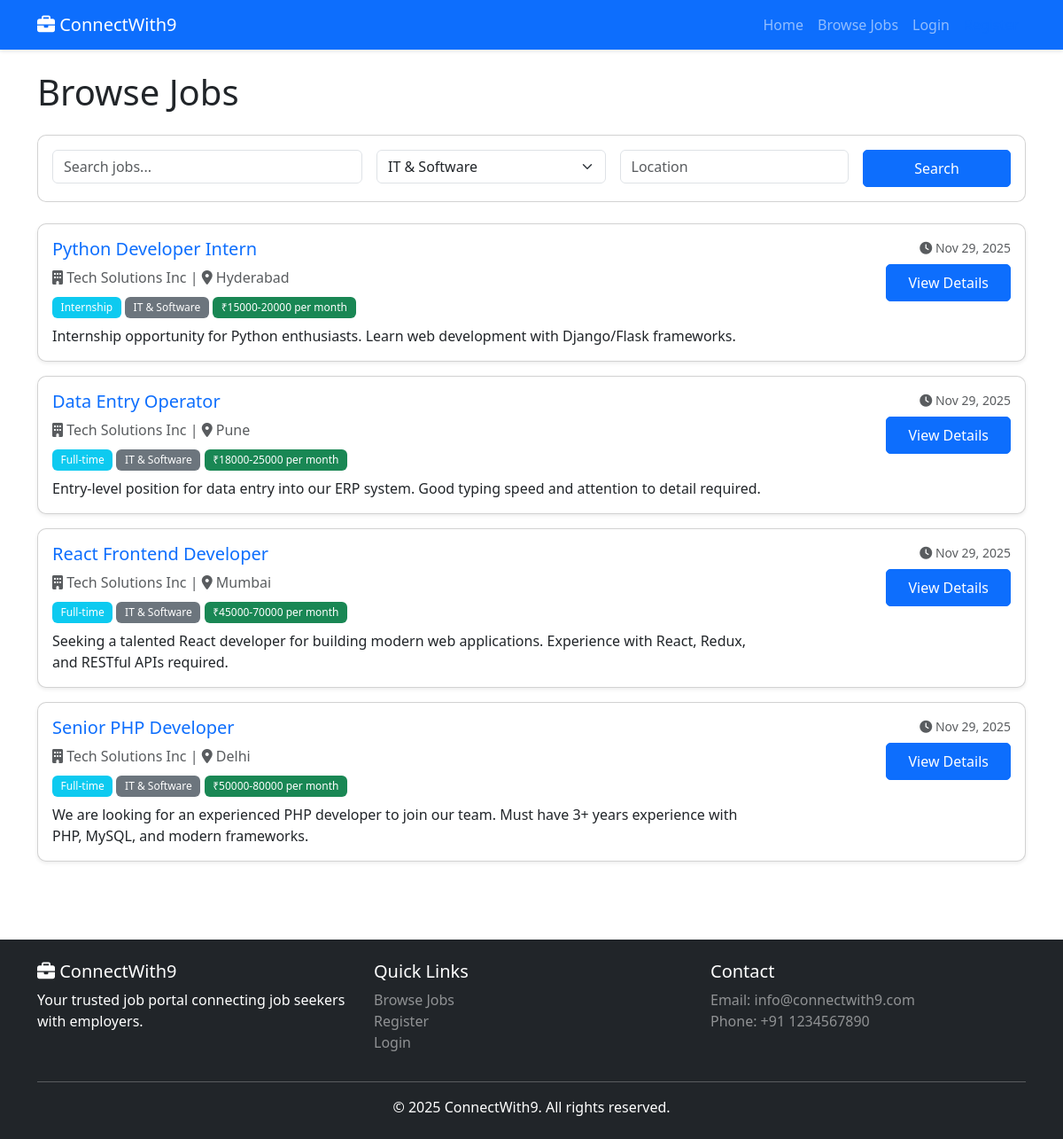
Screenshot of /jobs?category=1 with the database file from the repository.
### tables this page shows
CREATE TABLE IF NOT EXISTS jobs (
    id INT AUTO_INCREMENT PRIMARY KEY,
    title VARCHAR(255) NOT NULL,
    description TEXT NOT NULL,
    category_id INT NOT NULL,
    employer_id INT NOT NULL,
    location VARCHAR(100) NOT NULL,
    salary VARCHAR(50),
    type ENUM('Full-time','Part-time','Contract','Internship') DEFAULT 'Full-time',
    status ENUM('Pending','Approved','Rejected') DEFAULT 'Pending',
    created_at TIMESTAMP DEFAULT CURRENT_TIMESTAMP,
    FOREIGN KEY (category_id) REFERENCES categories(id) ON DELETE CASCADE,
    FOREIGN KEY (employer_id) REFERENCES users(id) ON DELETE CASCADE,
    INDEX idx_status (status),
    INDEX idx_category (category_id),
    INDEX idx_location (location),
    INDEX idx_created (created_at)
);

CREATE TABLE IF NOT EXISTS users (
    id INT AUTO_INCREMENT PRIMARY KEY,
    name VARCHAR(100) NOT NULL,
    email VARCHAR(100) NOT NULL UNIQUE,
    password VARCHAR(255) NOT NULL,
    type ENUM('jobseeker','employer','admin') DEFAULT 'jobseeker',
    verified TINYINT(1) DEFAULT 0,
    created_at TIMESTAMP DEFAULT CURRENT_TIMESTAMP,
    INDEX idx_email (email),
    INDEX idx_type (type)
);

CREATE TABLE IF NOT EXISTS categories (
    id INT AUTO_INCREMENT PRIMARY KEY,
    name VARCHAR(100) NOT NULL,
    slug VARCHAR(150) NOT NULL UNIQUE,
    INDEX idx_slug (slug)
);

### app/controllers/JobController.php (called while the page is built, shortened)
<?php
require_once __DIR__ . '/../../config/database.php';
require_once __DIR__ . '/../../includes/functions.php';
require_once __DIR__ . '/../../app/models/Job.php';
require_once __DIR__ . '/../../app/models/Category.php';
class JobController {
    private $jobModel;
    private $categoryModel;
    public function __construct() {
        $this->jobModel = new Job();
        $this->categoryModel = new Category();
    }
    public function index() {
        $page = isset($_GET['page']) ? (int)$_GET['page'] : 1;
        $filters = [
            'status' => JOB_STATUS_APPROVED,
            'limit' => JOBS_PER_PAGE,
            'offset' => ($page - 1) * JOBS_PER_PAGE
        ];
        if (!empty($_GET['category'])) {
            $filters['category_id'] = (int)$_GET['category'];
        }
        $jobs = $this->jobModel->getAll($filters);
        $categories = $this->categoryModel->getAll();
        require __DIR__ . '/../views/jobs/index.php';
    }
}

### config/database.php (called while the page is built, shortened)
<?php
class Database {
    private static $instance = null;
    private $conn;
    private function __construct() {
        try {
            $dsn = "mysql:host=" . DB_HOST . ";dbname=" . DB_NAME . ";charset=utf8mb4";
            $options = [
                PDO::ATTR_ERRMODE => PDO::ERRMODE_EXCEPTION,
                PDO::ATTR_DEFAULT_FETCH_MODE => PDO::FETCH_ASSOC,
                PDO::ATTR_EMULATE_PREPARES => false,
            ];
            $this->conn = new PDO($dsn, DB_USER, DB_PASS, $options);
        } catch (PDOException $e) {
            error_log("Database Connection Error: " . $e->getMessage());
            die("Database connection failed. Please try again later.");
        }
    }
    public static function getInstance() {
        if (self::$instance === null) {
            self::$instance = new self();
        }
        return self::$instance;
    }
    public function getConnection() {
        return $this->conn;
    }
}
function getDB() {
    return Database::getInstance()->getConnection();
}

### app/models/Category.php (called while the page is built, shortened)
<?php
require_once __DIR__ . '/../../config/database.php';
class Category {
    private $db;
    public function __construct() {
        $this->db = getDB();
    }
    public function getAll() {
        $sql = "SELECT c.*, COUNT(j.id) as job_count
                FROM categories c
                LEFT JOIN jobs j ON c.id = j.category_id AND j.status = 'Approved'
                GROUP BY c.id
                ORDER BY c.name ASC";
        $stmt = $this->db->prepare($sql);
        $stmt->execute();
        return $stmt->fetchAll();
    }
}

### app/models/Job.php (called while the page is built, shortened)
<?php
require_once __DIR__ . '/../../config/database.php';
class Job {
    private $db;
    public function __construct() {
        $this->db = getDB();
    }
    public function getAll($filters = []) {
        $sql = "SELECT j.*, u.name as employer_name, c.name as category_name, c.slug as category_slug
                FROM jobs j
                LEFT JOIN users u ON j.employer_id = u.id
                LEFT JOIN categories c ON j.category_id = c.id
                WHERE 1=1";
        $params = [];
        if (!empty($filters['status'])) {
            $sql .= " AND j.status = :status";
            $params[':status'] = $filters['status'];
        }
        if (!empty($filters['category_id'])) {
            $sql .= " AND j.category_id = :category_id";
            $params[':category_id'] = $filters['category_id'];
        }
        $sql .= " ORDER BY j.created_at DESC";
        if (!empty($filters['limit'])) {
            $sql .= " LIMIT :limit OFFSET :offset";
        }
        $stmt = $this->db->prepare($sql);
        foreach ($params as $key => $value) {
            $stmt->bindValue($key, $value);
        }
        if (!empty($filters['limit'])) {
            $stmt->bindValue(':limit', (int)$filters['limit'], PDO::PARAM_INT);
            $stmt->bindValue(':offset', (int)($filters['offset'] ?? 0), PDO::PARAM_INT);
        }
        $stmt->execute();
        return $stmt->fetchAll();
    }
}

### includes/functions.php (called while the page is built, shortened)
<?php
function formatDate($date, $format = 'M d, Y') {
    return date($format, strtotime($date));
}
function formatSalary($salary) {
    return '₹' . $salary . ' per month';
}
function truncate($text, $length = 100, $suffix = '...') {
    if (strlen($text) <= $length) {
        return $text;
    }
    return substr($text, 0, $length) . $suffix;
}

### app/views/jobs/index.php (the view, shortened to what this page needs)
<?php
require __DIR__ . '/../common/header.php';
?>
<div class="container">
    <h1 class="mb-4">Browse Jobs</h1>
    <div class="row mb-4">
        <div class="col-md-12">
            <form action="/jobs" method="GET" class="card p-3">
                <div class="row g-3">
                    <div class="col-md-4">
                        <input type="text" class="form-control" name="search" placeholder="Search jobs..." value="<?= htmlspecialchars($_GET['search'] ?? '') ?>">
                    </div>
                    <div class="col-md-3">
                        <select name="category" class="form-select">
                            <?php foreach ($categories as $cat): ?>
                                <option value="<?= $cat['id'] ?>" <?= (isset($_GET['category']) && $_GET['category'] == $cat['id']) ? 'selected' : '' ?>>
                                    <?= htmlspecialchars($cat['name']) ?>
                                </option>
                            <?php endforeach; ?>
                        </select>
                    </div>
                    <div class="col-md-3">
                        <input type="text" class="form-control" name="location" placeholder="Location" value="<?= htmlspecialchars($_GET['location'] ?? '') ?>">
                    </div>
                    <div class="col-md-2">
                        <button type="submit" class="btn btn-primary w-100">Search</button>
                    </div>
                </div>
            </form>
        </div>
    </div>
    <div class="row">
        <?php if (empty($jobs)): ?>
            <div class="col-12">
                <div class="alert alert-info">No jobs found. Try adjusting your search criteria.</div>
            </div>
        <?php else: ?>
            <?php foreach ($jobs as $job): ?>
            <div class="col-md-12 mb-3">
                <div class="card shadow-sm">
                    <div class="card-body">
                        <div class="row">
                            <div class="col-md-9">
                                <h5 class="card-title">
                                    <a href="/jobs/<?= $job['id'] ?>" class="text-decoration-none">
                                        <?= htmlspecialchars($job['title']) ?>
                                    </a>
                                </h5>
                                <p class="text-muted mb-2">
                                    <i class="fas fa-building"></i> <?= htmlspecialchars($job['employer_name']) ?> |
                                    <i class="fas fa-map-marker-alt"></i> <?= htmlspecialchars($job['location']) ?>
                                </p>
                                <p class="mb-2">
                                    <span class="badge bg-info"><?= htmlspecialchars($job['type']) ?></span>
                                    <span class="badge bg-secondary"><?= htmlspecialchars($job['category_name']) ?></span>
                                    <?php if ($job['salary']): ?>
                                        <span class="badge bg-success"><?= formatSalary($job['salary']) ?></span>
                                    <?php endif; ?>
                                </p>
                                <p class="card-text"><?= truncate(strip_tags($job['description']), 150) ?></p>
                            </div>
                            <div class="col-md-3 text-end">
                                <small class="text-muted d-block mb-2">
                                    <i class="fas fa-clock"></i> <?= formatDate($job['created_at']) ?>
                                </small>
                                <a href="/jobs/<?= $job['id'] ?>" class="btn btn-primary">View Details</a>
                            </div>
                        </div>
                    </div>
                </div>
            </div>
            <?php endforeach; ?>
        <?php endif; ?>
    </div>
</div>
<?php require __DIR__ . '/../common/footer.php'; ?>

### public/assets/css/style.css (style rules this page uses)
:root { --primary-color: #0d6efd; --secondary-color: #6c757d; --success-color: #198754; --danger-color: #dc3545; --warning-color: #ffc107; --info-color: #0dcaf0; }
body { font-family: 'Segoe UI', Tahoma, Geneva, Verdana, sans-serif; min-height: 100vh; display: flex; flex-direction: column; }
.card { border-radius: 10px; overflow: hidden; }
.btn { border-radius: 5px; padding: 0.5rem 1.5rem; transition: all 0.3s ease; }
.badge { padding: 0.5em 0.8em; font-weight: 500; }
.card { animation: fadeIn 0.5s ease; }

### rows the page displays
jobs: title "Python Developer Intern", employer.name "Tech Solutions Inc", location "Hyderabad", type "Internship", category.name "IT & Software", salary "₹15000-20000 per month", description "Internship opportunity for Python enthusiasts. Learn web development with Django/Flask frameworks.", created_at "Nov 29, 2025"
jobs: title "Data Entry Operator", employer.name "Tech Solutions Inc", location "Pune", type "Full-time", category.name "IT & Software", salary "₹18000-25000 per month", description "Entry-level position for data entry into our ERP system. Good typing speed and attention to detail required.", created_at "Nov 29, 2025"
jobs: title "React Frontend Developer", employer.name "Tech Solutions Inc", location "Mumbai", type "Full-time", category.name "IT & Software", salary "₹45000-70000 per month", description "Seeking a talented React developer for building modern web applications. Experience with React, Redux, and RESTful APIs required.", created_at "Nov 29, 2025"
jobs: title "Senior PHP Developer", employer.name "Tech Solutions Inc", location "Delhi", type "Full-time", category.name "IT & Software", salary "₹50000-80000 per month", description "We are looking for an experienced PHP developer to join our team. Must have 3+ years experience with PHP, MySQL, and modern frameworks.", created_at "Nov 29, 2025"

### other values shown
form field category "IT & Software"
